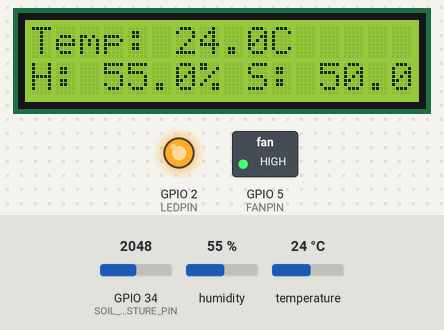
This sketch was run on a simulated ESP32. Shown: 16×2 character LCD, switched loads named in the sketch (green lamp = pin HIGH), output pins drawn as LEDs (lit = HIGH). Inputs (shaded band) come from the test bench; at power-on: temperature 24 °C, GPIO 34 (SOIL_MOISTURE_PIN) = 2048, humidity 55 %. WiFi joins after 1.5 s; servers stay silent unless stated; what the sketch prints to the serial monitor is not drawn.

Above: at 4.8 s.
4.9 s: temperature set to 22 °C
At 6.4 s:
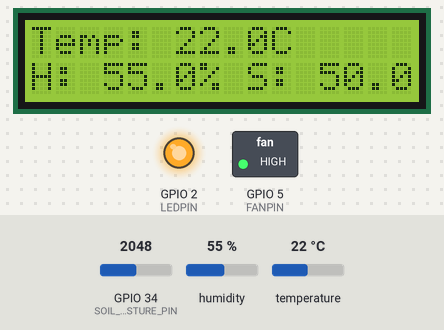
7.6 s: temperature set to 19 °C
At 8.7 s:
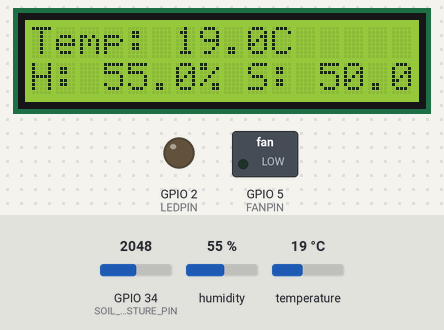
10.3 s: GPIO 34 (SOIL_MOISTURE_PIN) set to 2866
At 12.3 s:
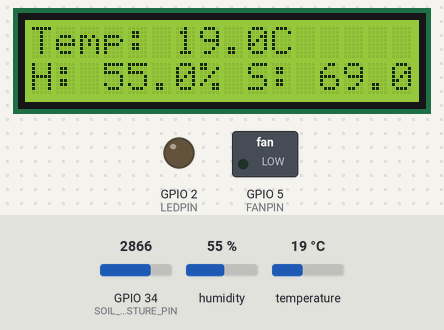
13.3 s: humidity set to 22 %
At 14.7 s:
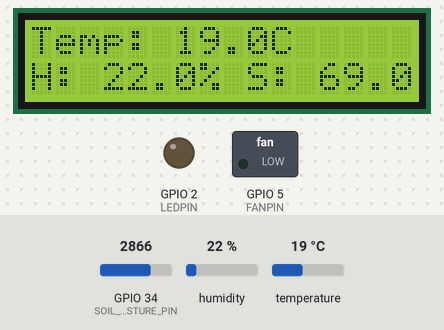
16.0 s: GPIO 34 (SOIL_MOISTURE_PIN) set to 3603
At 19.2 s:
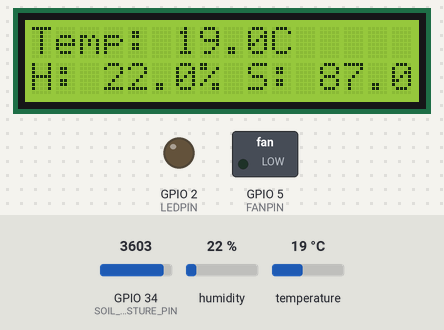
19.5 s: GPIO 34 (SOIL_MOISTURE_PIN) set to 4095
At 20.6 s:
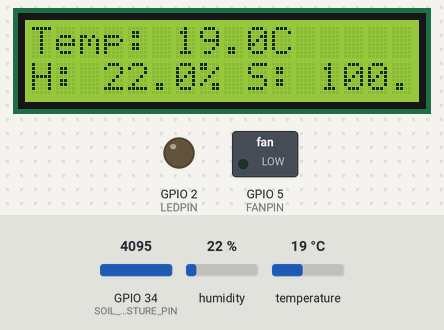
Timing chart, 0 to 22.5 s (numbered marks = the images above; inputs shaded):
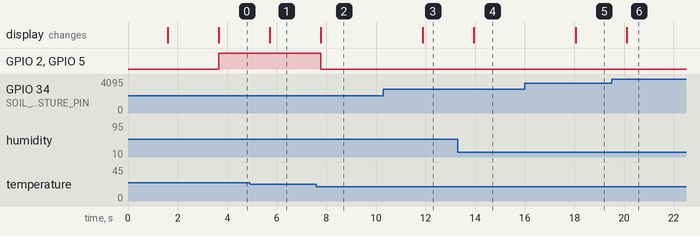

The sketch:

code_arduino.ino
```cpp
#include <WiFi.h>
#include <DHT.h>
#include <LiquidCrystal_I2C.h>

// DHT configuration
#define DHTPIN 4             // GPIO pin for DHT sensor
#define DHTTYPE DHT11        // Type of DHT sensor (DHT11 or DHT22)
DHT dht(DHTPIN, DHTTYPE);

// LCD configuration
LiquidCrystal_I2C lcd(0x27, 16, 2); // Address 0x27, 16x2 LCD

// Wi-Fi credentials
const char* ssid = ""; //wifi
const char* password = ""; // your password
WiFiServer server(80);

// LED configuration
#define LEDPIN 2 // GPIO pin for LED

// Fan configuration
#define FANPIN 5 // GPIO pin for Fan (connected to a relay)

// Soil moisture sensor configuration
#define SOIL_MOISTURE_PIN 34 // Analog pin for Soil Moisture Sensor

void setup() {
  Serial.begin(115200);

  // Initialize DHT sensor
  dht.begin();

  // Initialize LCD
  lcd.init(); // Initialize LCD
  lcd.backlight(); // Turn on the LCD backlight

  // Initialize LED
  pinMode(LEDPIN, OUTPUT);
  digitalWrite(LEDPIN, LOW); // Ensure LED is off initially

  // Initialize Fan
  pinMode(FANPIN, OUTPUT);
  digitalWrite(FANPIN, LOW); // Ensure Fan is off initially

  // Display startup message
  lcd.setCursor(0, 0);
  lcd.print("Connecting...");

  // Connect to Wi-Fi
  WiFi.begin(ssid, password);
  while (WiFi.status() != WL_CONNECTED) {
    delay(250);
    Serial.print(".");
  }

  // Display Wi-Fi connection info on Serial Monitor
  Serial.println("\nWiFi connected");
  Serial.print("IP address: ");
  Serial.println(WiFi.localIP());

  // Display Wi-Fi connection info on LCD
  lcd.clear();
  lcd.setCursor(0, 0);
  lcd.print("WiFi Connected!");
  lcd.setCursor(0, 1);
  lcd.print(WiFi.localIP().toString());
  delay(2000); // Show IP for 2 seconds

  lcd.clear();

  // Start server
  server.begin();
  Serial.println("Server started");
}

void loop() {
  // Read DHT sensor data
  float temperature = dht.readTemperature();
  float humidity = dht.readHumidity();

  // Read Soil Moisture Sensor data
  int soilMoistureValue = analogRead(SOIL_MOISTURE_PIN);
  float soilMoisturePercent = map(soilMoistureValue, 0, 4095, 0, 100); // Convert to percentage

  // Display data on LCD
  lcd.clear();
  if (isnan(temperature) || isnan(humidity)) {
    lcd.setCursor(0, 0);
    lcd.print("Sensor Error!");
    Serial.println("DHT sensor error");
  } else {
    lcd.setCursor(0, 0);
    lcd.print("Temp: ");
    lcd.print(temperature, 1); // Display temperature with 1 decimal
    lcd.print("C");

    lcd.setCursor(0, 1);
    lcd.print("H: ");
    lcd.print(humidity, 1); // Display humidity with 1 decimal
    lcd.print("% S: ");
    lcd.print(soilMoisturePercent, 1); // Display soil moisture percentage
    lcd.print("%");

    // Log to Serial Monitor
    Serial.print("Temperature: ");
    Serial.print(temperature);
    Serial.println(" \u00B0C");
    Serial.print("Humidity: ");
    Serial.print(humidity);
    Serial.println(" %");

    // Control LED and Fan based on temperature
    if (temperature > 20) {
      digitalWrite(LEDPIN, HIGH); // Turn LED on
      digitalWrite(FANPIN, HIGH); // Turn Fan on
    } else {
      digitalWrite(LEDPIN, LOW); // Turn LED off
      digitalWrite(FANPIN, LOW); // Turn Fan off
    }
  }

  // Log soil moisture data to Serial Monitor
  Serial.print("Soil Moisture: ");
  Serial.print(soilMoisturePercent);
  Serial.println(" %");

  // Display IP address on Serial Monitor periodically
  Serial.print("Device IP: ");
  Serial.println(WiFi.localIP());

  // Serve data over web
  WiFiClient client = server.available();
  if (client) {
    Serial.println("Client connected");
    String request = client.readStringUntil('\r');
    client.flush();

    // Generate HTML response
    String html = "<!DOCTYPE html><html>";
    html += "<head><title>DHT Web Server</title>";
    html += "<style>body { font-family: Arial; background-color: #f4f4f4; color: #333; }";
    html += "h1 { color: red; text-align: center; }";
    html += "table { border-collapse: collapse; width: 50%; margin: 20px auto; }";
    html += "th, td { border: 1px solid #ddd; padding: 8px; text-align: center; }";
    html += "th { background-color: #f2f2f2; color: #333; }";
    html += "tr:nth-child(even) { background-color: #f9f9f9; }";
    html += "tr:hover { background-color: #ddd; }";
    html += ".green { color: green; }";
    html += "</style></head>";
    html += "<body><h1>ESP32 DHT Web Server</h1>";
    html += "<table><tr><th>Parameter</th><th>Value</th></tr>";
    if (isnan(temperature) || isnan(humidity)) {
      html += "<tr><td colspan='2'>Error reading sensor data!</td></tr>";
    } else {
      html += "<tr><td>Temperature</td><td class='green'>" + String(temperature, 1) + " \u00B0C</td></tr>";
      html += "<tr><td>Humidity</td><td class='green'>" + String(humidity, 1) + " %</td></tr>";
    }
    html += "<tr><td>Soil Moisture</td><td class='green'>" + String(soilMoisturePercent, 1) + " %</td></tr>";
    html += "</table></body></html>";

    // Send HTTP response
    client.print("HTTP/1.1 200 OK\r\n");
    client.print("Content-Type: text/html\r\n");
    client.print("Connection: close\r\n");
    client.print("\r\n");
    client.print(html);
    client.stop();
    Serial.println("Client disconnected");
  }

  delay(2000); // Add a delay for stability
}
```

Measured:
- the behaviour switches between 21 and 20 °C on temperature (found by bisection; images 1 and 2)
- after the input at 4.9 s, the display: changes after 0.82 s (image 1)
- after the input at 7.6 s, GPIO 2 (LEDPIN), GPIO 5 (FANPIN): HIGH → LOW after 0.18 s; the display: changes after 0.18 s (image 2)
- after the input at 10.3 s, the display: changes after 1.6 s (image 3)
- after the input at 13.3 s, the display: changes after 0.65 s (image 4)
- after the input at 16.0 s, the display: changes after 2.1 s (image 5)
- after the input at 19.5 s, the display: changes after 0.61 s (image 6)
